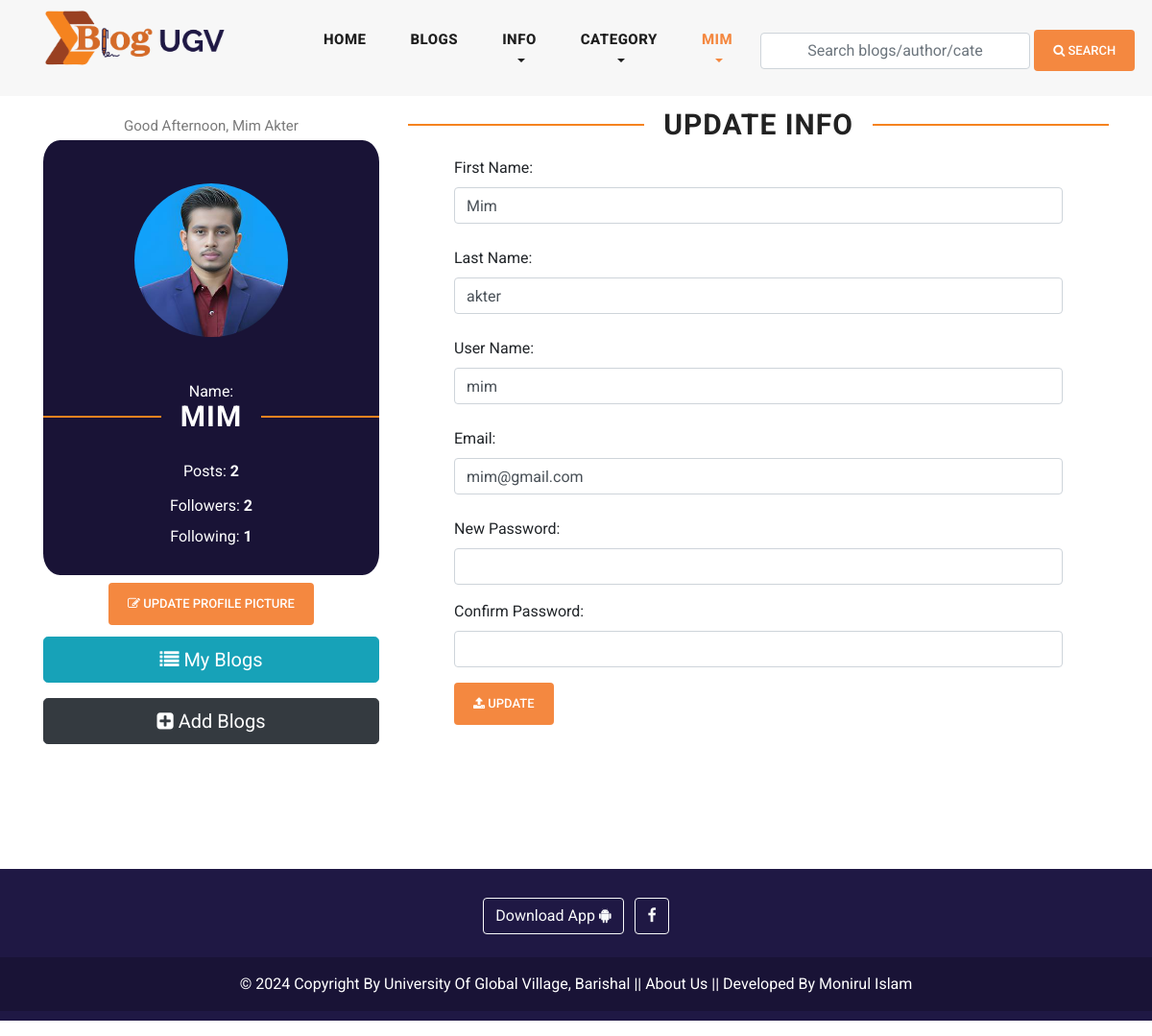
Page /profile/ (signed in) on the earlier database version.
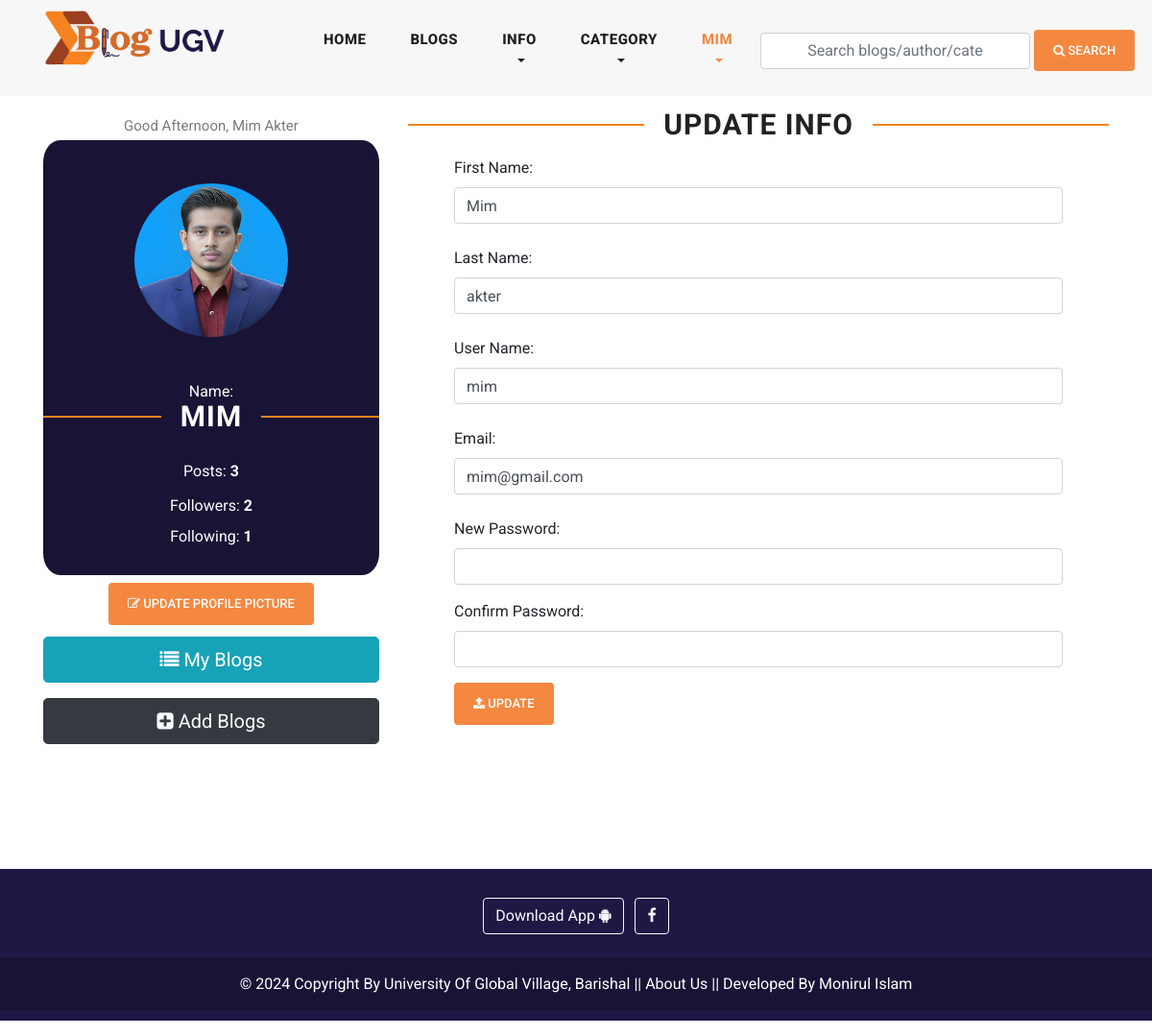
Same page on the later database version.
### user_profile/models.py (models this page shows, shortened)
class User(AbstractUser):
    email = models.EmailField(
        max_length = 150,
        unique = True,
        error_messages={
            'unique':"The email must be unique for create ",
        }
    )
    profile_image = models.ImageField(
        null = True,
        blank = True,
        upload_to=UploadToPath('users_images')
    )
    followers = models.ManyToManyField("Follow")
    REQUIRED_FIELDS = ["email"]
    objects = CustomUserManager()
    def get_profile_picture(self):
        url=""
        try:
            url = self.profile_image.url
        except:
            url = ""
        return url

### user_profile/views.py (the view, shortened to what this page needs)
# urls.py: path('profile/',profile,name='profile'),
@login_required(login_url='login')
def profile(request):
    greeting = get_greeting()
    account = get_object_or_404(User, pk=request.user.pk)
    form = UserProfileUpdateForm(instance=account)
    context = {
        "account": account,
        "form": form,
        "greeting": greeting,
    }
    return render(request, 'profile.html', context)

### user_profile/forms.py (shortened to what this page needs)
class UserProfileUpdateForm(forms.ModelForm):
    new_password = forms.CharField(widget=forms.PasswordInput(), required=False)
    confirm_password = forms.CharField(widget=forms.PasswordInput(), required=False)
    class Meta:
        model = User
        fields = ("first_name", "last_name", "username", "email", "new_password", "confirm_password")

### blog/context_processors.py (called while the page is built)
def get_all_categories(request):
    categories = Category.objects.all()[:20]
    category_counts = []
    for category in categories:
        blog_count = Blog.objects.filter(category=category).count()
        if blog_count > 0:  # Only include non-empty categories
            category_counts.append({'category': category, 'blog_count': blog_count})
    context = {
        "categories":categories,
        "category_counts": category_counts,
    }
    return context

def site_info(request):
    site = Site.objects.all()
    context = {
        "site":site,
    }
    return context

def ugv_ads(request):
    latest_ad = Ugv_Ad.objects.all()
    context =  {
        'latest_ad': latest_ad,
    }
    return context

### blog/templates/profile.html (shortened to what the changed rows need)
{% extends 'base.html' %}
{% load static %}
{% block content %}
<div class="profile">
    <div class="container">
        <div class="row py-3">
            <div class="col-md-4">
                <p class="text-center" style="text-transform: capitalize;">{{ greeting }}, {{user.first_name}} {{user.last_name}}</p>
                <div class="text-center view-profile">
                    <img id="account_img" class="rounded rounded-circle profile-picture" src="{{request.user.get_profile_picture}}" alt="">
                    <div class="sidebar-heading seven">
                         Name:
                        <h2 style="color: white; font-weight: bold;">{{account.username}}</h2>
                      </div>
                    <ul class="text-center py-1 ">
                        <li class="py-2">
                            <span>Posts: <strong>{{account.user_blogs.count}}</strong></span>
                        </li>
                        <li class="py-1">
                            <span>Followers: <strong>{{account.user_followers.count}}</strong></span>
                        </li>
                        <li class="py-1">
                            <span>Following: <strong>{{account.user_follows.count}}</strong></span>
                        </li>
                    </ul>
                </div>
                <div class="text-center pt-2 pb-1">
                    <button type="button" class="btn btn-primary" data-toggle="modal" data-target="#exampleModal">
                    </button>
                </div>
                <ul class="list-group text-center mt-2 mb-5  ">
                    <a href="{% url 'my_blogs' %}" class="btn btn-info btn-lg  mb-3 " role="button" aria-pressed="true"><i class="fa fa-list"></i> My Blogs</a>
                    <a href="{% url 'add_blog' %}" class="btn btn-dark btn-lg " role="button" aria-pressed="true"><i class="fa fa-plus-square"></i> Add Blogs</a>
                </ul>
            </div>
            <div class="col-md-8">
                <div class="sidebar-heading seven">
                    <h2 style="font-weight: bold;">Update Info </h2>
                  </div>
                <form  class="px-5" action="{% url 'profile' %}" method="POST">
                    <div class="form-group">
                        <label for="firstname">First Name:</label>
                        <input class="form-control" name="first_name" type="text" value="{{account.first_name}}">
                        <p class="py-1 text-danger errors">{{form.first_name.errors}}</p>
                    </div>
                    <div class="form-group">
                        <label for="lastname">Last Name:</label>
                        <input class="form-control" name="last_name" type="text" value="{{account.last_name}}">
                        <p class="py-1 text-danger errors">{{form.last_name.errors}}</p>
                    </div>
                    <div class="form-group">
                        <label for="username">User Name:</label>
                        <input class="form-control" name="username" type="text" value="{{account.username}}">
                        <p class="py-1 text-danger errors">{{form.username.errors}}</p>
                    </div>
                    <div class="form-group">
                        <label for="email">Email:</label>
                        <input class="form-control" name="email" type="email" value="{{account.email}}">
                        <p class="py-1 text-danger errors">{{form.email.errors}}</p>
                    </div>
                </form>
            </div>
        </div>
    </div>
</div>
{% endblock content %}

### blog/templates/header.html (shortened to what this page needs)
{% load static %}
<header class="">
    <nav class="navbar navbar-expand-lg">
        <div class="container">
            {% for site_instance in site %}
            <a class="navbar-brand" href="{% url 'home'  %}"><img style="width: 250px; height: 75px;" src="{{site_instance.header_logo.url}}" alt=""></a>
            {% endfor %}
        <div class="collapse navbar-collapse" id="navbarResponsive">
            <ul class="navbar-nav ml-auto">
            <li class="nav-item {% if request.path == '/' %}active{% endif %}">
                <a class="nav-link" href="{% url 'home' %}">Home
                </a>
            </li>
            <li class="nav-item {% if request.path == '/blogs/' %}active{% endif %}">
                <a class="nav-link" href="{% url 'blogs' %}">Blogs</a>
            </li>
            <li class="nav-item dropdown {% if '/about/' in request.path %}active {% elif '/contact/' in request.path %}active{% endif %} ">
                <a class="nav-link dropdown-toggle" href="#" id="navbarDropdown" role="button" data-toggle="dropdown" aria-haspopup="true" aria-expanded="false">
                  Info
                </a>
            </li>
            <li class="nav-item dropdown {% if '/category_blogs/' in request.path %} active {% endif %}">
                <a class="nav-link dropdown-toggle" href="#" id="navbarDropdown" role="button" data-toggle="dropdown" aria-haspopup="true" aria-expanded="false">
                  Category
                </a>
            </li>
            <li>
                {% if request.user.is_authenticated %}
                <li class="nav-item dropdown {% if '/profile/' in request.path %}active {% elif '/user_notifications/' in request.path %}active {% elif '/wishlist/' in request.path %}active {% endif %} ">
                    <a class="nav-link dropdown-toggle" href="#" id="navbarDropdown" role="button" data-toggle="dropdown" aria-haspopup="true" aria-expanded="false">
                      {% if request.user.username %}
                      {{request.user.username}}
                      {% endif %}
                    </a>
                </li>
                {% else %}
                <li class="nav-item
                {% if request.path == '/login/' %}active{% endif %}">
                    <a class="nav-link" href="{% url 'login' %}">LOGIN</a>
                </li>
                {% endif %}
            </li>
            </ul>
            <form class="form-inline d-flex flex-nowrap my-2 ml-auto search_form" action="{% url 'search_blogs' %}" method="GET" >
                <input class="form-control px-5" name="search" type="text" placeholder="Search blogs/author/category/tags "  required>
                <button class="btn btn-primary ml-1"><i class="fa fa-search"></i> Search</button>
            </form>
        </div>
        </div>
    </nav>
</header>

Differences in the rows shown:
changed User "MIM": user_blogs.count "2" → "3"
